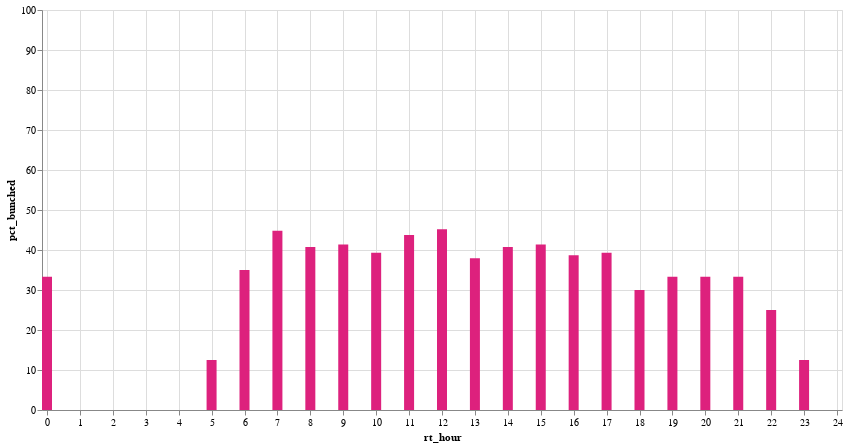

Notebook code for this chart:
### Code cell
(
    alt.Chart(one_route49_test2_trip_bunched)
    .mark_bar(size=10, color="#dd217d")
    .encode(
        x=alt.X("rt_hour", scale=alt.Scale(domain=[0, 24])),
        y=alt.Y("pct_bunched", scale=alt.Scale(domain=[0, 100])),
        tooltip=["pct_bunched", "rt_hour"],
    )
    .properties(width=800, height=400)
)

### Figure 1 — Vega-Lite specification as saved in the notebook (floating-point values rounded to 4 significant figures)
{"config": {"view": {"continuousWidth": 300, "continuousHeight": 300}}, "data": {"name": "data-c605aaad969658b4784c15fbf57f0839"}, "mark": {"type": "bar", "color": "#dd217d", "size": 10}, "encoding": {"tooltip": [{"field": "pct_bunched", "type": "quantitative"}, {"field": "rt_hour", "type": "quantitative"}], "x": {"field": "rt_hour", "scale": {"domain": [0, 24]}, "type": "quantitative"}, "y": {"field": "pct_bunched", "scale": {"domain": [0, 100]}, "type": "quantitative"}}, "height": 400, "width": 800, "$schema": "https://vega.github.io/schema/vega-lite/v5.17.0.json", "datasets": {"data-c605aaad969658b4784c15fbf57f0839": [{"caltrans_district": "04 - Oakland", "schedule_gtfs_dataset_key": "7cc0cb1871dfd558f11a2885c145d144", "feed_key": "7f69c2fdaa134642f14064a0b64d1495", "organization_name": "City and County of San Francisco", "route_long_name": "VAN NESS-MISSION", "route_type": "Bus", "route_id": "49", "direction_id": 1.0, "rt_hour": 0, "bunched": 4, "not_bunched": 8, "all_trip_instance_key": 12, "pct_bunched": 33.33, "pct_not_bunched": 66.67}, {"caltrans_district": "04 - Oakland", "schedule_gtfs_dataset_key": "7cc0cb1871dfd558f11a2885c145d144", "feed_key": "7f69c2fdaa134642f14064a0b64d1495", "organization_name": "City and County of San Francisco", "route_long_name": "VAN NESS-MISSION", "route_type": "Bus", "route_id": "49", "direction_id": 1.0, "rt_hour": 5, "bunched": 1, "not_bunched": 7, "all_trip_instance_key": 8, "pct_bunched": 12.5, "pct_not_bunched": 87.5}, {"caltrans_district": "04 - Oakland", "schedule_gtfs_dataset_key": "7cc0cb1871dfd558f11a2885c145d144", "feed_key": "7f69c2fdaa134642f14064a0b64d1495", "organization_name": "City and County of San Francisco", "route_long_name": "VAN NESS-MISSION", "route_type": "Bus", "route_id": "49", "direction_id": 1.0, "rt_hour": 6, "bunched": 7, "not_bunched": 13, "all_trip_instance_key": 20, "pct_bunched": 35.0, "pct_not_bunched": 65.0}, {"caltrans_district": "04 - Oakland", "schedule_gtfs_dataset_key": "7cc0cb1871dfd558f11a2885c145d144", "feed_key": "7f69c2fdaa134642f14064a0b64d1495", "organization_name": "City and County of San Francisco", "route_long_name": "VAN NESS-MISSION", "route_type": "Bus", "route_id": "49", "direction_id": 1.0, "rt_hour": 7, "bunched": 13, "not_bunched": 16, "all_trip_instance_key": 29, "pct_bunched": 44.83, "pct_not_bunched": 55.17}, {"caltrans_district": "04 - Oakland", "schedule_gtfs_dataset_key": "7cc0cb1871dfd558f11a2885c145d144", "feed_key": "7f69c2fdaa134642f14064a0b64d1495", "organization_name": "City and County of San Francisco", "route_long_name": "VAN NESS-MISSION", "route_type": "Bus", "route_id": "49", "direction_id": 1.0, "rt_hour": 8, "bunched": 11, "not_bunched": 16, "all_trip_instance_key": 27, "pct_bunched": 40.74, "pct_not_bunched": 59.26}, {"caltrans_district": "04 - Oakland", "schedule_gtfs_dataset_key": "7cc0cb1871dfd558f11a2885c145d144", "feed_key": "7f69c2fdaa134642f14064a0b64d1495", "organization_name": "City and County of San Francisco", "route_long_name": "VAN NESS-MISSION", "route_type": "Bus", "route_id": "49", "direction_id": 1.0, "rt_hour": 9, "bunched": 12, "not_bunched": 17, "all_trip_instance_key": 29, "pct_bunched": 41.38, "pct_not_bunched": 58.62}, {"caltrans_district": "04 - Oakland", "schedule_gtfs_dataset_key": "7cc0cb1871dfd558f11a2885c145d144", "feed_key": "7f69c2fdaa134642f14064a0b64d1495", "organization_name": "City and County of San Francisco", "route_long_name": "VAN NESS-MISSION", "route_type": "Bus", "route_id": "49", "direction_id": 1.0, "rt_hour": 10, "bunched": 11, "not_bunched": 17, "all_trip_instance_key": 28, "pct_bunched": 39.29, "pct_not_bunched": 60.71}, {"caltrans_district": "04 - Oakland", "schedule_gtfs_dataset_key": "7cc0cb1871dfd558f11a2885c145d144", "feed_key": "7f69c2fdaa134642f14064a0b64d1495", "organization_name": "City and County of San Francisco", "route_long_name": "VAN NESS-MISSION", "route_type": "Bus", "route_id": "49", "direction_id": 1.0, "rt_hour": 11, "bunched": 14, "not_bunched": 18, "all_trip_instance_key": 32, "pct_bunched": 43.75, "pct_not_bunched": 56.25}, {"caltrans_district": "04 - Oakland", "schedule_gtfs_dataset_key": "7cc0cb1871dfd558f11a2885c145d144", "feed_key": "7f69c2fdaa134642f14064a0b64d1495", "organization_name": "City and County of San Francisco", "route_long_name": "VAN NESS-MISSION", "route_type": "Bus", "route_id": "49", "direction_id": 1.0, "rt_hour": 12, "bunched": 14, "not_bunched": 17, "all_trip_instance_key": 31, "pct_bunched": 45.16, "pct_not_bunched": 54.84}, {"caltrans_district": "04 - Oakland", "schedule_gtfs_dataset_key": "7cc0cb1871dfd558f11a2885c145d144", "feed_key": "7f69c2fdaa134642f14064a0b64d1495", "organization_name": "City and County of San Francisco", "route_long_name": "VAN NESS-MISSION", "route_type": "Bus", "route_id": "49", "direction_id": 1.0, "rt_hour": 13, "bunched": 11, "not_bunched": 18, "all_trip_instance_key": 29, "pct_bunched": 37.93, "pct_not_bunched": 62.07}, {"caltrans_district": "04 - Oakland", "schedule_gtfs_dataset_key": "7cc0cb1871dfd558f11a2885c145d144", "feed_key": "7f69c2fdaa134642f14064a0b64d1495", "organization_name": "City and County of San Francisco", "route_long_name": "VAN NESS-MISSION", "route_type": "Bus", "route_id": "49", "direction_id": 1.0, "rt_hour": 14, "bunched": 11, "not_bunched": 16, "all_trip_instance_key": 27, "pct_bunched": 40.74, "pct_not_bunched": 59.26}, {"caltrans_district": "04 - Oakland", "schedule_gtfs_dataset_key": "7cc0cb1871dfd558f11a2885c145d144", "feed_key": "7f69c2fdaa134642f14064a0b64d1495", "organization_name": "City and County of San Francisco", "route_long_name": "VAN NESS-MISSION", "route_type": "Bus", "route_id": "49", "direction_id": 1.0, "rt_hour": 15, "bunched": 12, "not_bunched": 17, "all_trip_instance_key": 29, "pct_bunched": 41.38, "pct_not_bunched": 58.62}, {"caltrans_district": "04 - Oakland", "schedule_gtfs_dataset_key": "7cc0cb1871dfd558f11a2885c145d144", "feed_key": "7f69c2fdaa134642f14064a0b64d1495", "organization_name": "City and County of San Francisco", "route_long_name": "VAN NESS-MISSION", "route_type": "Bus", "route_id": "49", "direction_id": 1.0, "rt_hour": 16, "bunched": 12, "not_bunched": 19, "all_trip_instance_key": 31, "pct_bunched": 38.71, "pct_not_bunched": 61.29}, {"caltrans_district": "04 - Oakland", "schedule_gtfs_dataset_key": "7cc0cb1871dfd558f11a2885c145d144", "feed_key": "7f69c2fdaa134642f14064a0b64d1495", "organization_name": "City and County of San Francisco", "route_long_name": "VAN NESS-MISSION", "route_type": "Bus", "route_id": "49", "direction_id": 1.0, "rt_hour": 17, "bunched": 11, "not_bunched": 17, "all_trip_instance_key": 28, "pct_bunched": 39.29, "pct_not_bunched": 60.71}, {"caltrans_district": "04 - Oakland", "schedule_gtfs_dataset_key": "7cc0cb1871dfd558f11a2885c145d144", "feed_key": "7f69c2fdaa134642f14064a0b64d1495", "organization_name": "City and County of San Francisco", "route_long_name": "VAN NESS-MISSION", "route_type": "Bus", "route_id": "49", "direction_id": 1.0, "rt_hour": 18, "bunched": 6, "not_bunched": 14, "all_trip_instance_key": 20, "pct_bunched": 30.0, "pct_not_bunched": 70.0}, {"caltrans_district": "04 - Oakland", "schedule_gtfs_dataset_key": "7cc0cb1871dfd558f11a2885c145d144", "feed_key": "7f69c2fdaa134642f14064a0b64d1495", "organization_name": "City and County of San Francisco", "route_long_name": "VAN NESS-MISSION", "route_type": "Bus", "route_id": "49", "direction_id": 1.0, "rt_hour": 19, "bunched": 6, "not_bunched": 12, "all_trip_instance_key": 18, "pct_bunched": 33.33, "pct_not_bunched": 66.67}, {"caltrans_district": "04 - Oakland", "schedule_gtfs_dataset_key": "7cc0cb1871dfd558f11a2885c145d144", "feed_key": "7f69c2fdaa134642f14064a0b64d1495", "organization_name": "City and County of San Francisco", "route_long_name": "VAN NESS-MISSION", "route_type": "Bus", "route_id": "49", "direction_id": 1.0, "rt_hour": 20, "bunched": 6, "not_bunched": 12, "all_trip_instance_key": 18, "pct_bunched": 33.33, "pct_not_bunched": 66.67}, {"caltrans_district": "04 - Oakland", "schedule_gtfs_dataset_key": "7cc0cb1871dfd558f11a2885c145d144", "feed_key": "7f69c2fdaa134642f14064a0b64d1495", "organization_name": "City and County of San Francisco", "route_long_name": "VAN NESS-MISSION", "route_type": "Bus", "route_id": "49", "direction_id": 1.0, "rt_hour": 21, "bunched": 5, "not_bunched": 10, "all_trip_instance_key": 15, "pct_bunched": 33.33, "pct_not_bunched": 66.67}, {"caltrans_district": "04 - Oakland", "schedule_gtfs_dataset_key": "7cc0cb1871dfd558f11a2885c145d144", "feed_key": "7f69c2fdaa134642f14064a0b64d1495", "organization_name": "City and County of San Francisco", "route_long_name": "VAN NESS-MISSION", "route_type": "Bus", "route_id": "49", "direction_id": 1.0, "rt_hour": 22, "bunched": 3, "not_bunched": 9, "all_trip_instance_key": 12, "pct_bunched": 25.0, "pct_not_bunched": 75.0}, {"caltrans_district": "04 - Oakland", "schedule_gtfs_dataset_key": "7cc0cb1871dfd558f11a2885c145d144", "feed_key": "7f69c2fdaa134642f14064a0b64d1495", "organization_name": "City and County of San Francisco", "route_long_name": "VAN NESS-MISSION", "route_type": "Bus", "route_id": "49", "direction_id": 1.0, "rt_hour": 23, "bunched": 1, "not_bunched": 7, "all_trip_instance_key": 8, "pct_bunched": 12.5, "pct_not_bunched": 87.5}, {"caltrans_district": "04 - Oakland", "schedule_gtfs_dataset_key": "7cc0cb1871dfd558f11a2885c145d144", "feed_key": "7f69c2fdaa134642f14064a0b64d1495", "organization_name": "City and County of San Francisco", "route_long_name": "VAN NESS-MISSION", "route_type": "Bus", "route_id": "49", "direction_id": 1.0, "rt_hour": 4, "bunched": 0, "not_bunched": 2, "all_trip_instance_key": 2, "pct_bunched": 0.0, "pct_not_bunched": 100.0}]}}
